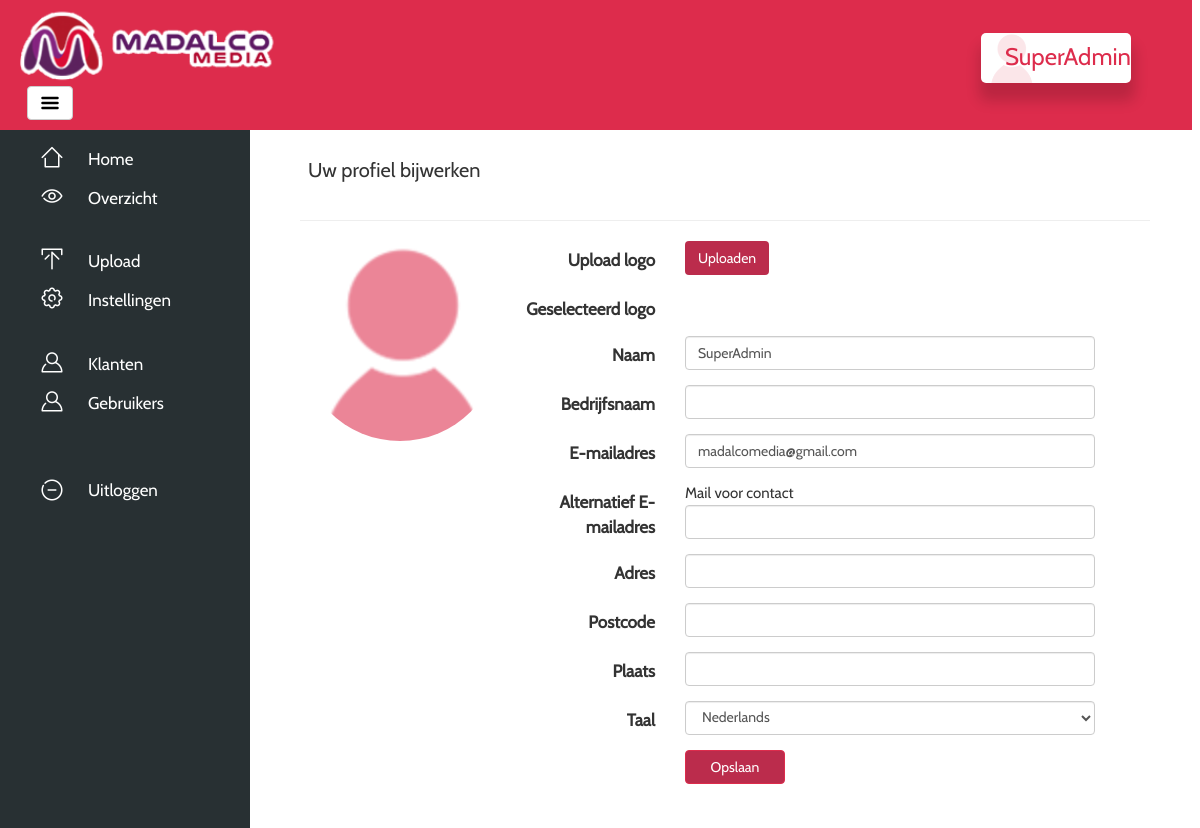
Screenshot of /?page=editprofile (signed in) with the database file from the repository.
### tables this page shows
CREATE TABLE `settings` (
  `id` int(11) NOT NULL,
  `SMTP` varchar(64) NOT NULL,
  `SMTPport` varchar(64) NOT NULL,
  `Email` varchar(64) NOT NULL,
  `Mailpass` varchar(64) NOT NULL,
  `Logo` varchar(100) NOT NULL,
  `Header` varchar(64) NOT NULL,
  `Host` varchar(64) NOT NULL,
  `globalmail` tinyint(1) NOT NULL,
  `contactmail` varchar(64) NOT NULL,
  `background` varchar(64) NOT NULL
);

CREATE TABLE `users` (
  `id` int(11) NOT NULL,
  `profimg` varchar(100) NOT NULL DEFAULT 'profile.png',
  `naam` varchar(60) NOT NULL,
  `email` varchar(60) NOT NULL,
  `altmail` varchar(60) NOT NULL,
  `paswoord` varchar(256) NOT NULL,
  `permgroup` int(11) NOT NULL DEFAULT '2',
  `bedrijfsnaam` varchar(64) NOT NULL,
  `adres` varchar(64) NOT NULL,
  `postcode` varchar(8) NOT NULL,
  `plaats` varchar(64) NOT NULL,
  `lang` varchar(4) NOT NULL DEFAULT 'nl',
  `active` tinyint(1) NOT NULL DEFAULT '1',
  `paswoordvergeten` varchar(256) NOT NULL,
  `passresetdate` datetime NOT NULL
);

### config/constants.php (called while the page is built, shortened)
<?php
$user = new UserController();
if(isset($_SESSION['usr_id'])) {
 $usr = $user->getUserById($_SESSION['usr_id']);
}
if($usr['lang']) {
 switch($usr['lang']) {
  default:
   $language = 'nl';
   break;
 }
}
else {
 include_once 'language/nl.php';
}

### app/Controller/UserController.php (called while the page is built, shortened)
<?php
class UserController
{
    private $model;
    public function __construct()
    {
        $this->model = new User();
    }
    public function getPermission($row, $perm)
    {
        return $this->model->getPermission($row, $perm);
    }
    public function getAdminSettings()
    {
        return $this->model->getAdminSettings();
    }
    public function getPermissionGroup($id)
    {
        return $this->model->getPermissionGroup($id);
    }
    public function getUserById($id)
    {
        return $this->model->getUserById($id);
    }
}

### app/Model/User.php (called while the page is built, shortened)
<?php
class User
{
    private $db;
    public function __construct()
    {
        $this->db = new DbUser();
    }
    public function getAdminSettings()
    {
        return $this->db->getAdminSettings();
    }
    public function getPermission($row, $perm)
    {
        return $this->db->getPermission($row, $perm);
    }
    public function getPermissionGroup($id)
    {
        return $this->db->getPermissionGroup($id);
    }
    public function getUserById($id)
    {
        return $this->db->getUserById($id);
    }
}

### app/Model/DbUser.php (called while the page is built, shortened)
<?php
class DbUser extends Database
{
    public function getAdminSettings()
    {
        $sql = "SELECT * FROM `settings` WHERE `id` = '0'";
        if ($result = $this->dbQuery($sql)) {
            return mysqli_fetch_assoc($result);
        }
        return false;
    }
    public function getPermission($row, $perm)
    {
        $sql = "SELECT * FROM `permissions` WHERE `permission` = '{$perm}'";
        $result = $this->dbQuery($sql);
        $value = mysqli_fetch_assoc($result);
        $sql1 = "SELECT * FROM `permgroup` WHERE `userperm` = '{$row}'";
        $result1 = $this->dbQuery($sql1);
        $value1 = mysqli_fetch_assoc($result1);
        $groupname = $value1['name'];
        if ($value) {
            return $value[$groupname];
        }
    }
    public function getPermissionGroup($id)
    {
        $sql = "SELECT `permgroup` FROM `users` WHERE `id` = '{$id}'";
        if ($result = $this->dbQuery($sql)) {
            return mysqli_fetch_assoc($result);
        }
    }
    public function getUserById($id)
    {
        $sql = "SELECT * FROM `users` WHERE `id` = '{$id}'";
        $result = $this->dbQuery($sql);
        $value = mysqli_fetch_assoc($result);
        if ($value) {
            return $value;
        }
    }
}

### app/Model/Database.php (called while the page is built, shortened)
<?php
class Database
{
    protected $connection = null;
    public function __construct()
    {
        $this->connection = mysqli_connect(DB_SERVER, DB_USER, DB_PASS, DB_NAME) or die("There was a problem connecting to the database");
    }
    public function dbQuery($query)
    {
        $this->query_result = $this->connection->query($query);
        return $this->query_result;
    }
}

### config/load.php (called while the page is built, shortened)
<?php
require '../config/constants.php';

### app/Model/permissions.php (called while the page is built, shortened)
<?php
$user = new UserController();
if (isset($_SESSION['usr_id'])) {
    $leid = $user->getPermissionGroup($_SESSION['usr_id']);
    $permgroup = $leid['permgroup'];
}

### app/view/editprofile.php (the view, shortened to what this page needs)
<?php
$user = new UserController();
$userinfo = $user->getUserById($_SESSION['usr_id']);
?>
<div id="page-content-wrapper">
    <div class="container-fluid">
        <div class="row">
            <div class="col-lg-12 profile">
                <div class="container">
                    <table style="width:100%">
                        <tr>
                            <th style="text-align: left;"><p class="NameText" style="font-weight: normal;"><?= TEXT_EDIT_PROFILE ?></p></th>
                        </tr>
                    </table>
                    <hr>
                    <div class="row">
                        <div class="col-md-3">
                            <div class="text-center">
                                <div style="background: url(<?= DIR_IMG . $userinfo['profimg'] ?>); background-size: cover; width: 200px; height: 200px; background-position: 50%; margin: 0 auto" class="avatar img-circle"></div>
                            </div>
                        </div>
                        <div class="col-md-9 personal-info">
                            <form class="form-horizontal" role="form" action="?page=editingprofile"
                                  enctype="multipart/form-data" method="post">
                                <div class="form-group">
                                    <label class="col-lg-3 control-label" for="textinput"><?= TEXT_UPLOAD_LOGO ?></label>
                                    <div class="col-md-4">
                                        <label for="file-upload" class="custom-file-upload">
                                            <i class="fa fa-cloud-upload"></i> <?= BUTTON_UPLOAD ?>
                                        </label>
                                    </div>
                                </div>
                                <div class="form-group">
                                    <label class="col-lg-3 control-label" for="textinput"><?= TEXT_SELECTED_LOGO ?></label>
                                    <div class="col-md-4">
                                        <output id="list"></output>
                                    </div>
                                </div>
                                <div class="form-group">
                                    <label class="col-lg-3 control-label"><?= TEXT_NAME ?></label>
                                    <div class="col-lg-8">
                                        <input class="form-control" value="<?= $userinfo['naam'] ?>" type="text"
                                               name="naam">
                                    </div>
                                </div>
                                <div class="form-group">
                                    <label class="col-lg-3 control-label"><?= TEXT_COMPANY_NAME?></label>
                                    <div class="col-lg-8">
                                        <input class="form-control" value="<?= $userinfo['bedrijfsnaam'] ?>" type="text"
                                               name="bedrijfsnaam">
                                    </div>
                                </div>
                                <div class="form-group">
                                    <label class="col-lg-3 control-label"><?= TEXT_EMAIL ?></label>
                                    <div class="col-lg-8">
                                        <input class="form-control" value="<?= $userinfo['email'] ?>" type="text"
                                               name="email">
                                    </div>
                                </div>
                                <div class="form-group">
                                    <label class="col-lg-3 control-label"><?= TEXT_ALTERNATIVE_EMAIL ?></label>
                                    <div class="col-lg-8">
                                        <span style="font-size:15px">Mail voor contact</span>
                                        <input class="form-control" value="<?= $userinfo['altmail'] ?>" type="text"
                                               name="altmail">
                                    </div>
                                </div>
                                <div class="form-group">
                                    <label class="col-lg-3 control-label"><?= TEXT_ADRESS ?></label>
                                    <div class="col-lg-8">
                                        <input class="form-control" value="<?= $userinfo['adres'] ?>" type="text"
                                               name="adres">
                                    </div>
                                </div>
                                <div class="form-group">
                                    <label class="col-lg-3 control-label"><?= TEXT_POSTALCODE ?></label>
                                    <div class="col-lg-8">
                                        <input class="form-control" size="6" value="<?= $userinfo['postcode'] ?>"
                                               type="text" name="postcode">
                                    </div>
                                </div>
                                <div class="form-group">
                                    <label class="col-lg-3 control-label"><?= TEXT_CITY ?></label>
                                    <div class="col-lg-8">
                                        <input class="form-control" value="<?= $userinfo['plaats'] ?>" type="text"
                                               name="plaats">
                                    </div>
                                </div>
                                <div class="form-group">
                                    <label class="col-lg-3 control-label"><?= TEXT_LANGUAGE ?></label>
                                    <div class="col-lg-8">
                                        <select class="form-control" type="text" name="taal">
                                            <option value="nl" <?php if($userinfo['lang'] == 'nl') { echo 'selected'; } ?>>Nederlands</option>
                                        </select>
                                    </div>
                                </div>
                                <div class="form-group">
                                    <label class="col-lg-3 control-label"></label>
                                    <div class="col-md-4">
                                        <input class="btn btn-primary btn-success" name="submit"
                                               style="max-width: 100px; background-color: #bb2c4c; border: 1px solid #dd2c4c"
                                               type="submit" value="<?= BUTTON_SAVE ?>">
                                    </div>
                                </div>
                        </div>
                    </div>
                </div>
            </div>
        </div>
    </div>
</div>

### app/view/header.php (shortened to what this page needs)
<?php
require_once DIR_MODEL . 'permissions.php';
if (isset($_SESSION['usr_id'])) {
    $myuser = $user->getUserById($_SESSION['usr_id']);
    $myuser = $myuser['naam'];
} else if (isset($user)) {
    $thisuser = $user->getUserById($session->getUserId());
    $myuser = $thisuser['naam'];
} else {
    echo 'User';
}
$settings = new UserController();
$admin = $settings->getAdminSettings();
if (isset($_SESSION['accorduserid']) && !isset($_SESSION['usr_id'])) {
    $userinfo = $user->getUserById($_SESSION['accorduserid']);
    $imgsrc = 'icons/profile.png';
} else {
    $userinfo = $user->getUserById($_SESSION['usr_id']);
    if ($userinfo['profimg'] !== null) {
        $imgsrc = DIR_IMG . $userinfo['profimg'];
    } else {
        $imgsrc = '../icons/profile.png';
    }
}
?>
    <html lang="<?= $language ?>">
    <head>
        <link href="css/bootstrap.min.css" rel="stylesheet">
        <link href="css/select2.min.css" rel="stylesheet"/>
        <link href="css/styles.css" rel="stylesheet">
        <link rel="stylesheet" type="text/css" href="css/dropzone.css" />
        <link rel="stylesheet" href="css/jquery-ui.css">
        <link rel="stylesheet" href="css/jquery.dataTables.min.css">
    </head>
<body>
    <div id="header" style="background: <?= $admin['Header']; ?>">
        <div id="MenuSide">
            <img src="<?= DIR_PUBLIC . $admin['Logo'] ?>" style="width:auto;height:75%;"/>
        </div>
        <div id="MenuButton">
            <a href="#menu-toggle" class="btn btn-default" id="menu-toggle"><img src="icons/menu-alt-20.png"></a>
        </div>
    </div>
    <div id="NameSide">
        <a style="text-decoration: none;" href="?page=profile">
            <div id="UserBlock" style="text-decoration: none;">
                <div id="UserBlockImage" style="background-image: url('<?= $imgsrc ?>');"></div>
                <h3 id="LoggedInAs"><?= $myuser ?></h3>
            </div>
        </a>
    </div>
<div id="wrapper">
    <div id="sidebar-wrapper">
        <ul class="sidebar-nav">
            <li class="nav-button-home">
                <a href="?page=dashboard"><?= TEXT_HOME ?></a>
            </li>
            <li class="nav-button-all">
                <a href="?page=overview"><?= TEXT_OVERVIEW ?></a>
            </li>
            <br/>
            <?php if ($user->getPermission($permgroup, 'CAN_UPLOAD') == 1) { ?>
                <li class="nav-button-upload">
                    <a href="?page=uploadoverview"><?= TEXT_UPLOAD ?></a>
                </li>
            <?php } ?>
            <?php if ($user->getPermission($permgroup, 'CAN_EDIT_SETTINGS') == 1) { ?>
                <li class="nav-button-settings">
                    <a href="?page=settings"><?= TEXT_SETTINGS ?></a>
                </li>
            <?php } ?>
            <br/>
            <?php if ($user->getPermission($permgroup, 'CAN_SHOW_KLANTPAGINA') == 1) { ?>
                <li class="nav-button-users">
                    <a href="?page=manageclients"><?= TEXT_CLIENT ?></a>
                </li>
            <?php } ?>
            <?php if ($user->getPermission($permgroup, 'CAN_SHOW_USERS') == 1) { ?>
                <li class="nav-button-users">
                    <a href="?page=manageusers"><?= TEXT_USER ?></a>
                </li>
            <?php } ?>
            <br/>
            <br/>
            <li class="nav-button-logout">
                <a href="?page=logout"><?= TEXT_LOGOUT ?></a>
            </li>
        </ul>
    </div>

### rows the page displays
settings: Logo (picture)
users: profimg (placeholder picture), naam "SuperAdmin", email "madalcomedia@gmail.com", taal "Nederlands"

### other values shown
TEXT_HOME "Home"
TEXT_OVERVIEW "Overzicht"
TEXT_UPLOAD "Upload"
TEXT_SETTINGS "Instellingen"
TEXT_CLIENT "Klanten"
TEXT_USER "Gebruikers"
TEXT_LOGOUT "Uitloggen"
TEXT_EDIT_PROFILE "Uw profiel bijwerken"
TEXT_UPLOAD_LOGO "Upload logo"
BUTTON_UPLOAD "Uploaden"
TEXT_SELECTED_LOGO "Geselecteerd logo"
TEXT_NAME "Naam"
TEXT_COMPANY_NAME "Bedrijfsnaam"
TEXT_EMAIL "E-mailadres"
TEXT_ALTERNATIVE_EMAIL "Alternatief E-mailadres"
